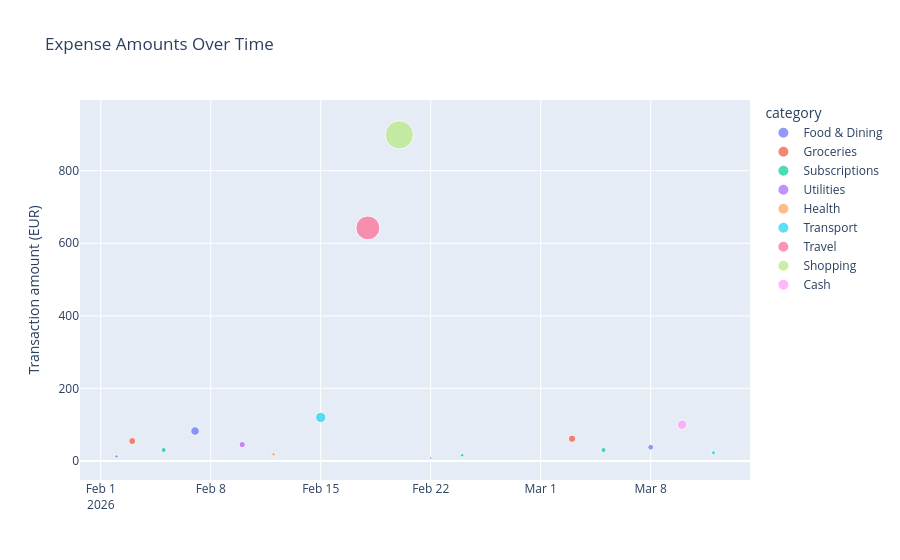

Notebook code for this chart:
### Markdown cell above
This returns nothing — not because there's nothing unusual, but because
most categories here have only 1–3 transactions, which makes the IQR
fences degenerate (too little data to define "usual" for that category in
the first place). An empty result from this method, on this dataset, is a
statement about sample size, not a clean bill of health.

Visualisation: transaction amounts over time, sized and coloured to make
the two standout points visible against the rest of the data.

### Code cell
fig = px.scatter(
    expenses,
    x="date",
    y="abs_amount",
    color="category",
    size="abs_amount",
    hover_data=["merchant"],
    title="Expense Amounts Over Time",
    labels={"abs_amount": "Transaction amount (EUR)", "date": ""},
)
fig.show()

### Figure 1 — Plotly figure (JSON) as saved in the notebook; plotly's stock layout.template omitted (floating-point values rounded to 4 significant figures)
{"data": [{"customdata": [["Coffee Corner"], ["O Pescador"], ["Café Central"], ["O Pescador"]], "hovertemplate": "category=Food & Dining<br>=%{x}<br>Transaction amount (EUR)=%{marker.size}<br>merchant=%{customdata[0]}<extra></extra>", "legendgroup": "Food & Dining", "marker": {"color": "#636efa", "size": [12.5, 82.4, 8.2, 37.8], "sizemode": "area", "sizeref": 2.248, "symbol": "circle"}, "mode": "markers", "name": "Food & Dining", "orientation": "v", "showlegend": true, "type": "scatter", "x": ["2026-02-02T00:00:00.000000", "2026-02-07T00:00:00.000000", "2026-02-22T00:00:00.000000", "2026-03-08T00:00:00.000000"], "xaxis": "x", "y": [12.5, 82.4, 8.2, 37.8], "yaxis": "y"}, {"customdata": [["Continente"], ["Continente"]], "hovertemplate": "category=Groceries<br>=%{x}<br>Transaction amount (EUR)=%{marker.size}<br>merchant=%{customdata[0]}<extra></extra>", "legendgroup": "Groceries", "marker": {"color": "#EF553B", "size": [54.9, 61.3], "sizemode": "area", "sizeref": 2.248, "symbol": "circle"}, "mode": "markers", "name": "Groceries", "orientation": "v", "showlegend": true, "type": "scatter", "x": ["2026-02-03T00:00:00.000000", "2026-03-03T00:00:00.000000"], "xaxis": "x", "y": [54.9, 61.3], "yaxis": "y"}, {"customdata": [["Spotify"], ["Netflix"], ["Spotify"]], "hovertemplate": "category=Subscriptions<br>=%{x}<br>Transaction amount (EUR)=%{marker.size}<br>merchant=%{customdata[0]}<extra></extra>", "legendgroup": "Subscriptions", "marker": {"color": "#00cc96", "size": [29.99, 15.99, 29.99], "sizemode": "area", "sizeref": 2.248, "symbol": "circle"}, "mode": "markers", "name": "Subscriptions", "orientation": "v", "showlegend": true, "type": "scatter", "x": ["2026-02-05T00:00:00.000000", "2026-02-24T00:00:00.000000", "2026-03-05T00:00:00.000000"], "xaxis": "x", "y": [29.99, 15.99, 29.99], "yaxis": "y"}, {"customdata": [["EDP"]], "hovertemplate": "category=Utilities<br>=%{x}<br>Transaction amount (EUR)=%{marker.size}<br>merchant=%{customdata[0]}<extra></extra>", "legendgroup": "Utilities", "marker": {"color": "#ab63fa", "size": [45.0], "sizemode": "area", "sizeref": 2.248, "symbol": "circle"}, "mode": "markers", "name": "Utilities", "orientation": "v", "showlegend": true, "type": "scatter", "x": ["2026-02-10T00:00:00.000000"], "xaxis": "x", "y": [45.0], "yaxis": "y"}, {"customdata": [["Farmácia Central"]], "hovertemplate": "category=Health<br>=%{x}<br>Transaction amount (EUR)=%{marker.size}<br>merchant=%{customdata[0]}<extra></extra>", "legendgroup": "Health", "marker": {"color": "#FFA15A", "size": [18.75], "sizemode": "area", "sizeref": 2.248, "symbol": "circle"}, "mode": "markers", "name": "Health", "orientation": "v", "showlegend": true, "type": "scatter", "x": ["2026-02-12T00:00:00.000000"], "xaxis": "x", "y": [18.75], "yaxis": "y"}, {"customdata": [["CP"], ["Galp"]], "hovertemplate": "category=Transport<br>=%{x}<br>Transaction amount (EUR)=%{marker.size}<br>merchant=%{customdata[0]}<extra></extra>", "legendgroup": "Transport", "marker": {"color": "#19d3f3", "size": [120.0, 22.4], "sizemode": "area", "sizeref": 2.248, "symbol": "circle"}, "mode": "markers", "name": "Transport", "orientation": "v", "showlegend": true, "type": "scatter", "x": ["2026-02-15T00:00:00.000000", "2026-03-12T00:00:00.000000"], "xaxis": "x", "y": [120.0, 22.4], "yaxis": "y"}, {"customdata": [["TAP Air"]], "hovertemplate": "category=Travel<br>=%{x}<br>Transaction amount (EUR)=%{marker.size}<br>merchant=%{customdata[0]}<extra></extra>", "legendgroup": "Travel", "marker": {"color": "#FF6692", "size": [642.5], "sizemode": "area", "sizeref": 2.248, "symbol": "circle"}, "mode": "markers", "name": "Travel", "orientation": "v", "showlegend": true, "type": "scatter", "x": ["2026-02-18T00:00:00.000000"], "xaxis": "x", "y": [642.5], "yaxis": "y"}, {"customdata": [["MediaMarkt"]], "hovertemplate": "category=Shopping<br>=%{x}<br>Transaction amount (EUR)=%{marker.size}<br>merchant=%{customdata[0]}<extra></extra>", "legendgroup": "Shopping", "marker": {"color": "#B6E880", "size": [899.0], "sizemode": "area", "sizeref": 2.248, "symbol": "circle"}, "mode": "markers", "name": "Shopping", "orientation": "v", "showlegend": true, "type": "scatter", "x": ["2026-02-20T00:00:00.000000"], "xaxis": "x", "y": [899.0], "yaxis": "y"}, {"customdata": [["ATM"]], "hovertemplate": "category=Cash<br>=%{x}<br>Transaction amount (EUR)=%{marker.size}<br>merchant=%{customdata[0]}<extra></extra>", "legendgroup": "Cash", "marker": {"color": "#FF97FF", "size": [100.0], "sizemode": "area", "sizeref": 2.248, "symbol": "circle"}, "mode": "markers", "name": "Cash", "orientation": "v", "showlegend": true, "type": "scatter", "x": ["2026-03-10T00:00:00.000000"], "xaxis": "x", "y": [100.0], "yaxis": "y"}], "layout": {"legend": {"itemsizing": "constant", "title": {"text": "category"}, "tracegroupgap": 0}, "title": {"text": "Expense Amounts Over Time"}, "xaxis": {"anchor": "y", "domain": [0.0, 1.0], "title": {"text": ""}}, "yaxis": {"anchor": "x", "domain": [0.0, 1.0], "title": {"text": "Transaction amount (EUR)"}}}}
